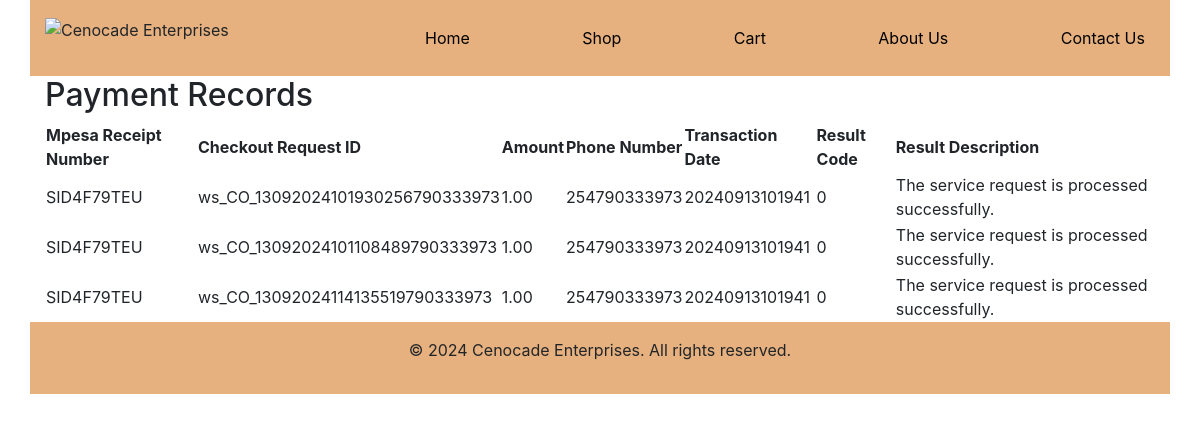
Screenshot of /payments/ (signed in) with the database file from the repository.
### shop/models.py (models this page shows, shortened)
class Payment(models.Model):
    checkout_request_id = models.CharField(max_length=50, unique=True)  # Unique ID from the Daraja callback
    amount = models.DecimalField(max_digits=10, decimal_places=2)
    mpesa_receipt_number = models.CharField(max_length=20)
    phone_number = models.CharField(max_length=15)
    transaction_date = models.CharField(max_length=20)
    result_code = models.IntegerField()
    result_description = models.CharField(max_length=255)

### shop/views.py (the view)
# urls.py: path('payments/', views.payment_list, name='payment_list'),
@login_required
def payment_list(request):
    payments = Payment.objects.all()  # Fetch all payments
    return render(request, 'payment_list.html', {'payments': payments})

### shop/templates/payment_list.html
{% extends 'base.html' %}
{% block content %}
<section id="payments-list-container">
    <h2>Payment Records</h2>
    <table>
        <thead>
            <tr>
                <th>Mpesa Receipt Number</th>
                <th>Checkout Request ID</th>
                <th>Amount</th>
                <th>Phone Number</th>
                <th>Transaction Date</th>
                <th>Result Code</th>
                <th>Result Description</th>
            </tr>
        </thead>
        <tbody>
            {% for payment in payments %}
            <tr>
                <td>{{ payment.mpesa_receipt_number }}</td>
                <td>{{ payment.checkout_request_id }}</td>
                <td>{{ payment.amount }}</td>
                <td>{{ payment.phone_number }}</td>
                <td>{{ payment.transaction_date }}</td>
                <td>{{ payment.result_code }}</td>
                <td>{{ payment.result_description }}</td>
            </tr>
            {% empty %}
            <tr>
                <td colspan="7">No payments found.</td>
            </tr>
            {% endfor %}
        </tbody>
    </table>
</section>
{% endblock %}

### rows the page displays
Payment: mpesa_receipt_number "SID4F79TEU", checkout_request_id "ws_CO_13092024101930256790333973", amount "1.00", phone_number "254790333973", transaction_date "20240913101941", result_code "0", result_description "The service request is processed successfully."
Payment: mpesa_receipt_number "SID4F79TEU", checkout_request_id "ws_CO_13092024101108489790333973", amount "1.00", phone_number "254790333973", transaction_date "20240913101941", result_code "0", result_description "The service request is processed successfully."
Payment: mpesa_receipt_number "SID4F79TEU", checkout_request_id "ws_CO_13092024114135519790333973", amount "1.00", phone_number "254790333973", transaction_date "20240913101941", result_code "0", result_description "The service request is processed successfully."
